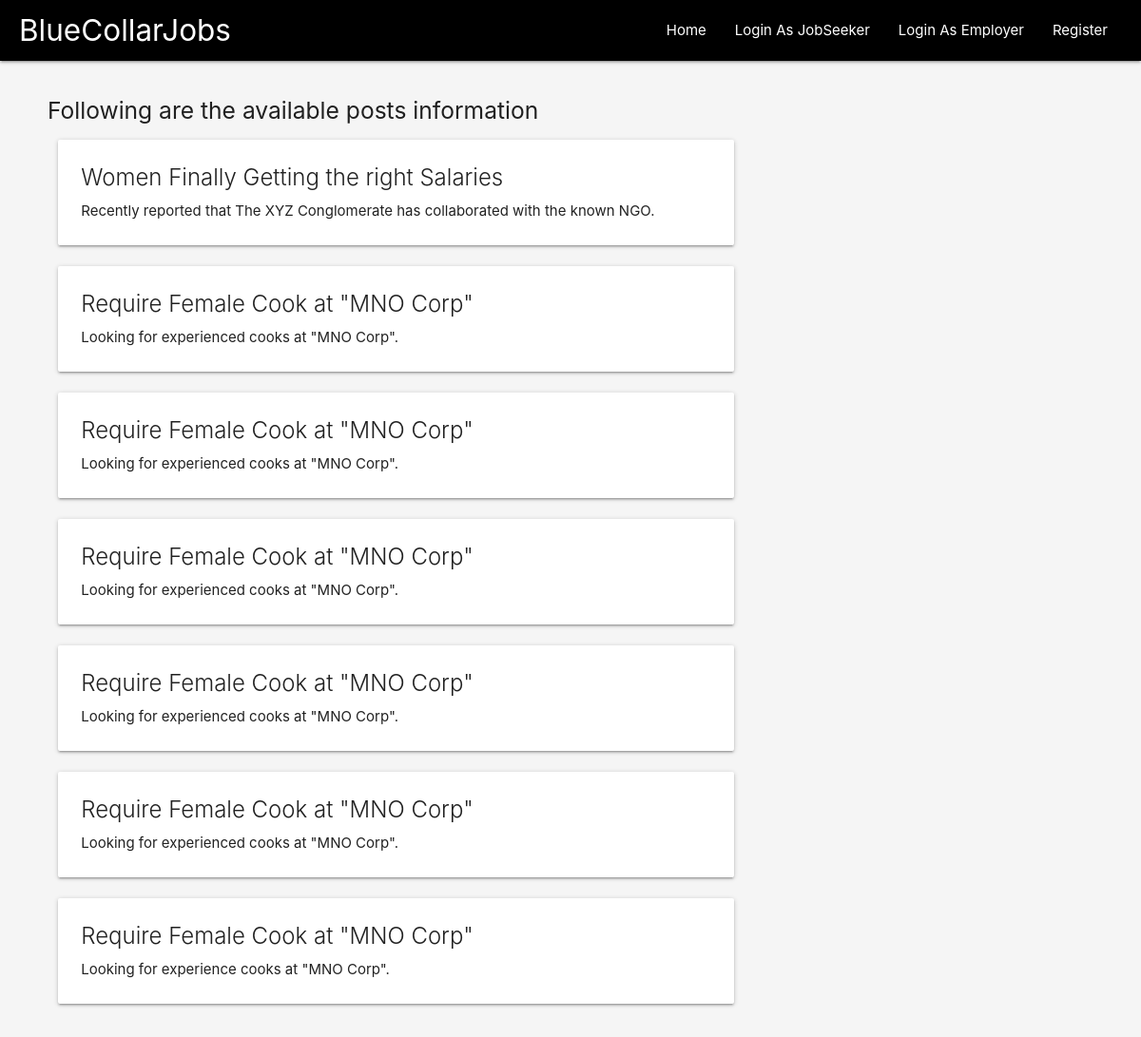
Page /showposts on the committed database.
### main/models.py (models this page shows, shortened)
class Post(models.Model):
    post_title = models.CharField(max_length = 50)
    post_description = models.CharField(max_length = 250)
    post_slug = models.CharField(max_length=100, unique=True, default=rand_slug())

### main/views.py (the view)
# urls.py: path('showposts', views.showposts, name = 'showposts'),
def showposts(request):
    context = {}
    posts = [p for p in Post.objects.all()]
    context  = {'posts': posts}
    return render(request, 'main/showposts.html', context)

### main/templates/main/showposts.html (shortened to what this page needs)
{% extends "main/header.html" %}
{% block content%}
<div class="row">
    <h5>Following are the available posts information</h5>
    {%for p in posts%}
    <div class="col s12 m8 l8">
      	<div class="card" >
        	<div class="card-content" >
              <span class="card-title">{{p.post_title}}</span>
			    <p>{{p.post_description}}</p>
        	</div>
        </div>
    </div>
   {% endfor %}
  </div>
{% endblock%}

### rows in the picture
Post: post_title "Women Finally Getting the right Salaries", post_description "Recently reported that The XYZ Conglomerate has collaborated with the known NGO."
Post: post_title "Require Female Cook at \"MNO Corp\"", post_description "Looking for experienced cooks at \"MNO Corp\"."
Post: post_title "Require Female Cook at \"MNO Corp\"", post_description "Looking for experienced cooks at \"MNO Corp\"."
Post: post_title "Require Female Cook at \"MNO Corp\"", post_description "Looking for experienced cooks at \"MNO Corp\"."
Post: post_title "Require Female Cook at \"MNO Corp\"", post_description "Looking for experienced cooks at \"MNO Corp\"."
Post: post_title "Require Female Cook at \"MNO Corp\"", post_description "Looking for experienced cooks at \"MNO Corp\"."
Post: post_title "Require Female Cook at \"MNO Corp\"", post_description "Looking for experience cooks at \"MNO Corp\"."
